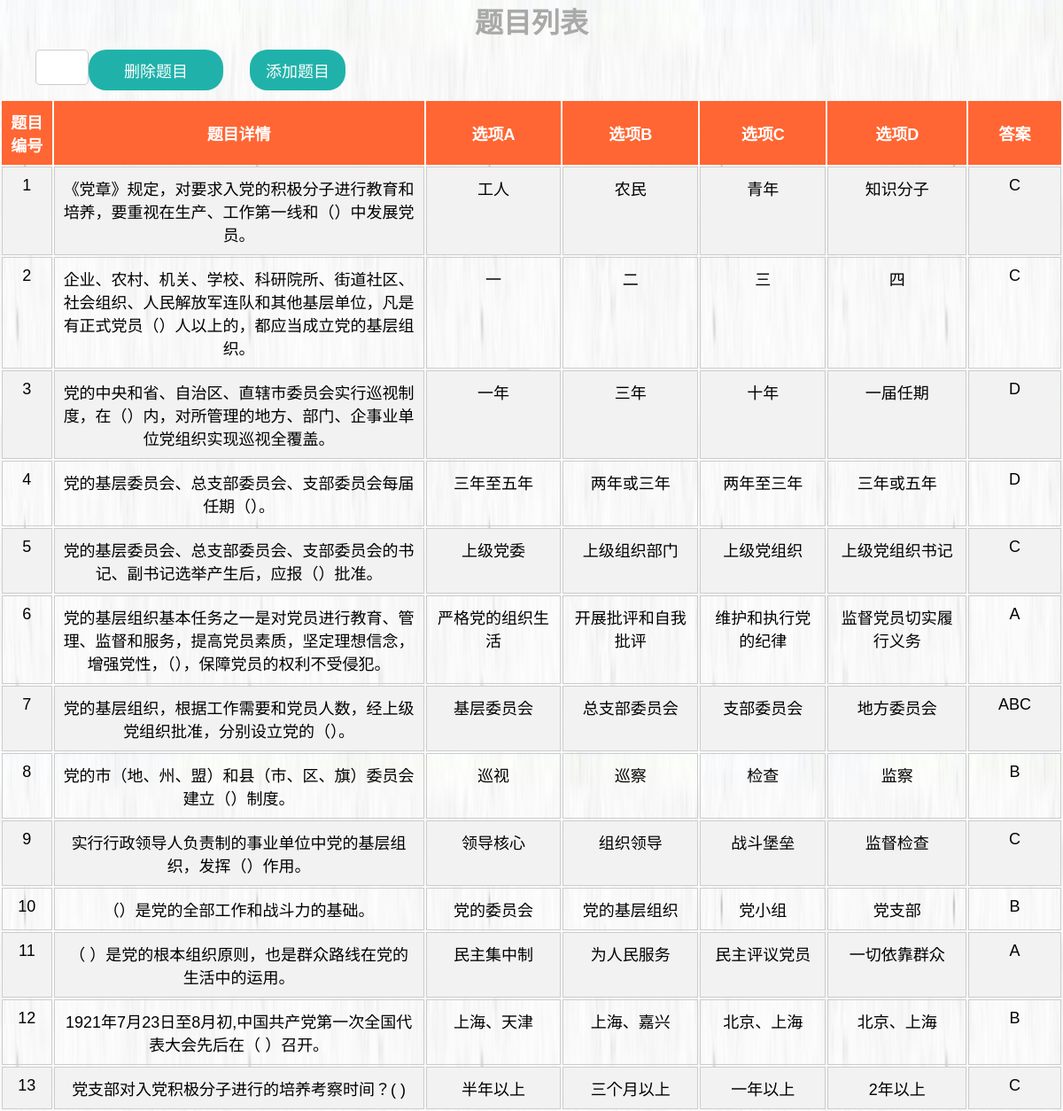
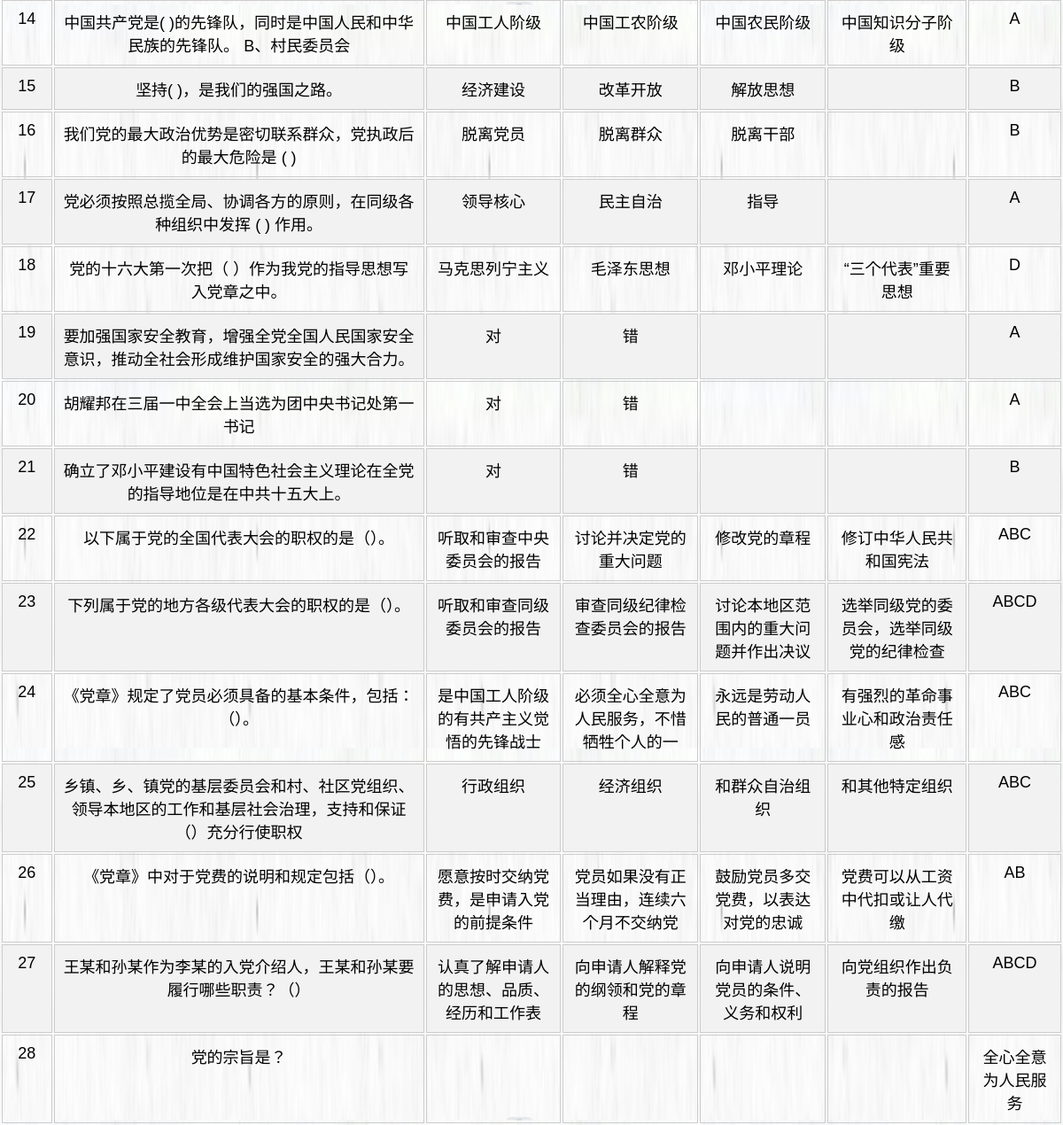
The page /PhpProject1/question/question.php on the database its author committed (2 pictures, top to bottom).
### tables this page shows
CREATE TABLE `question_bank` (
  `no` int(11) NOT NULL,
  `content` varchar(200) NOT NULL,
  `option1` varchar(20) NOT NULL,
  `option2` varchar(20) NOT NULL,
  `option3` varchar(20) NOT NULL,
  `option4` varchar(20) NOT NULL,
  `answer` varchar(20) NOT NULL
);

### PhpProject1/question/question.php (the view, shortened to what this page needs)
<?php
$servername = "localhost";
$username = "root";
$password = "";
$dbname = "sgm";
$conn = new mysqli($servername, $username, $password, $dbname);
$sql = "SELECT  * FROM question_bank order by no";
$result = $conn->query($sql);
?>
<!DOCTYPE html>
<html>
<head>
    <link rel="stylesheet" href="https://cdnjs.cloudflare.com/ajax/libs/sweetalert/1.1.3/sweetalert.min.css">
    <link rel="stylesheet" type="text/css" href="../style.css">
</head>
<body>
<h1 style="text-align: center;color: darkgray;">题目列表</h1>
<div >
<form action="question.php" method="post">
  <input type="text" name="delete-no" style="margin-left:40px; float: left;margin-top: 10px;">
  <input type="submit" value="删除题目" style="float:left; margin-left: 0;">
</form>
</div>
<div >
    <a href="../question/add_question.php" class="add-user" style="">添加题目</a>
</div>
    <div style="text-align: center">
    <table  style="text-align: center">
        <thead>
            <tr>
                <th>题目编号</th>
                <th>题目详情</th>
                <th>选项A</th>
                <th>选项B</th>
                <th>选项C</th>
                <th>选项D</th>
                <th>答案</th>
            </tr>
        </thead>
        <tbody >
            <?php while ($row = $result->fetch_assoc()): ?>
                <tr>
                    <td><?php echo $row["no"]; ?></td>
                    <td><?php echo $row["content"]; ?></td>
                    <td><?php echo $row["option1"]; ?></td>
                    <td><?php echo $row["option2"]; ?></td>
                    <td><?php echo $row["option3"]; ?></td>
                    <td><?php echo $row["option4"]; ?></td>
                    <td><?php echo $row["answer"]; ?></td>
                </tr>
            <?php endwhile; ?>
        </tbody>
    </table>
        </div>
</body>
</html>

### PhpProject1/style.css (style rules this page uses)
* { margin: 0; padding: 0; box-sizing: border-box; }
body { background-image: url('image/images.png'); }
body { background-color: #fff; font-family: "Microsoft YaHei", sans-serif; font-size: 16px; }
a { text-decoration: none; color: #666; }
table th { background-color: #ff6633; color: #fff; font-size: 18px; font-weight: bold; padding: 10px; }
table td { border: 1px solid #ccc; padding: 10px; vertical-align: top; font-size: 18px; color: black; }
table tr:nth-child(odd) { background-color: #f2f2f2; }

### PhpProject1/question/question.php (style rules this page uses)
.add-user { display: flex; flex-direction: column; align-items: center; background-color:rgb(32,178,170); color: #fff; border: 10px; padding: 10px 10px 10px 10px; margin: 10px 30px 10px 0px; border-radius: 20px; font-size: 18px; cursor: pointer; align-content: left; margin-left: 30px; width:9%; }
form input[type="submit"] { display: flex; flex-direction: column; align-items: center; background-color:rgb(32,178,170); color: #fff; border: 10px; padding: 10px 40px 10px 40px; margin: 10px 30px 10px 0px; border-radius: 20px; font-size: 18px; cursor: pointer; align-content: left; margin-left: 30px }
form input[type="text"] { width: 5%; padding: 10px; margin-bottom: 10px; border: 1px solid #ccc; border-radius: 5px; font-size: 16px; color: #333; }
body { background-image: url("../image/木白.png"); background-size: 100%; }

### rows shown on the page
question_bank: no "1", content "《党章》规定，对要求入党的积极分子进行教育和培养，要重视在生产、工作第一线和（）中发展党员。", option1 "工人", option2 "农民", option3 "青年", option4 "知识分子", answer "C"
question_bank: no "2", content "企业、农村、机关、学校、科研院所、街道社区、社会组织、人民解放军连队和其他基层单位，凡是有正式党员（）人以上的，都应当成立党的基层组织。", option1 "一", option2 "二", option3 "三", option4 "四", answer "C"
question_bank: no "3", content "党的中央和省、自治区、直辖市委员会实行巡视制度，在（）内，对所管理的地方、部门、企事业单位党组织实现巡视全覆盖。", option1 "一年", option2 "三年", option3 "十年", option4 "一届任期", answer "D"
question_bank: no "4", content "党的基层委员会、总支部委员会、支部委员会每届任期（）。", option1 "三年至五年", option2 "两年或三年", option3 "两年至三年", option4 "三年或五年", answer "D"
question_bank: no "5", content "党的基层委员会、总支部委员会、支部委员会的书记、副书记选举产生后，应报（）批准。", option1 "上级党委", option2 "上级组织部门", option3 "上级党组织", option4 "上级党组织书记", answer "C"
question_bank: no "6", content "党的基层组织基本任务之一是对党员进行教育、管理、监督和服务，提高党员素质，坚定理想信念，增强党性，（），保障党员的权利不受侵犯。", option1 "严格党的组织生活", option2 "开展批评和自我批评", option3 "维护和执行党的纪律", option4 "监督党员切实履行义务", answer "A"
question_bank: no "7", content "党的基层组织，根据工作需要和党员人数，经上级党组织批准，分别设立党的（）。", option1 "基层委员会", option2 "总支部委员会", option3 "支部委员会", option4 "地方委员会", answer "ABC"
question_bank: no "8", content "党的市（地、州、盟）和县（市、区、旗）委员会建立（）制度。", option1 "巡视", option2 "巡察", option3 "检查", option4 "监察", answer "B"
question_bank: no "9", content "实行行政领导人负责制的事业单位中党的基层组织，发挥（）作用。", option1 "领导核心", option2 "组织领导", option3 "战斗堡垒", option4 "监督检查", answer "C"
question_bank: no "10", content "（）是党的全部工作和战斗力的基础。", option1 "党的委员会", option2 "党的基层组织", option3 "党小组", option4 "党支部", answer "B"
question_bank: no "11", content "（ ）是党的根本组织原则，也是群众路线在党的生活中的运用。", option1 "民主集中制", option2 "为人民服务", option3 "民主评议党员", option4 "一切依靠群众", answer "A"
question_bank: no "12", content "1921年7月23日至8月初,中国共产党第一次全国代表大会先后在（ ）召开。", option1 "上海、天津", option2 "上海、嘉兴", option3 "北京、上海", option4 "北京、上海", answer "B"
question_bank: no "13", content "党支部对入党积极分子进行的培养考察时间？( )", option1 "半年以上", option2 "三个月以上", option3 "一年以上", option4 "2年以上", answer "C"
question_bank: no "14", content "中国共产党是( )的先锋队，同时是中国人民和中华民族的先锋队。 B、村民委员会", option1 "中国工人阶级", option2 "中国工农阶级", option3 "中国农民阶级", option4 "中国知识分子阶级", answer "A"
question_bank: no "15", content "坚持( )，是我们的强国之路。", option1 "经济建设", option2 "改革开放", option3 "解放思想", answer "B"
question_bank: no "16", content "我们党的最大政治优势是密切联系群众，党执政后的最大危险是 ( )", option1 "脱离党员", option2 "脱离群众", option3 "脱离干部", answer "B"
question_bank: no "17", content "党必须按照总揽全局、协调各方的原则，在同级各种组织中发挥 ( ) 作用。", option1 "领导核心", option2 "民主自治", option3 "指导", answer "A"
question_bank: no "18", content "党的十六大第一次把（ ）作为我党的指导思想写入党章之中。", option1 "马克思列宁主义", option2 "毛泽东思想", option3 "邓小平理论", option4 "“三个代表”重要思想", answer "D"
question_bank: no "19", content "要加强国家安全教育，增强全党全国人民国家安全意识，推动全社会形成维护国家安全的强大合力。", option1 "对", option2 "错", answer "A"
question_bank: no "20", content "胡耀邦在三届一中全会上当选为团中央书记处第一书记", option1 "对", option2 "错", answer "A"
question_bank: no "21", content "确立了邓小平建设有中国特色社会主义理论在全党的指导地位是在中共十五大上。", option1 "对", option2 "错", answer "B"
question_bank: no "22", content "以下属于党的全国代表大会的职权的是（）。", option1 "听取和审查中央委员会的报告", option2 "讨论并决定党的重大问题", option3 "修改党的章程", option4 "修订中华人民共和国宪法", answer "ABC"
question_bank: no "23", content "下列属于党的地方各级代表大会的职权的是（）。", option1 "听取和审查同级委员会的报告", option2 "审查同级纪律检查委员会的报告", option3 "讨论本地区范围内的重大问题并作出决议", option4 "选举同级党的委员会，选举同级党的纪律检查", answer "ABCD"
question_bank: no "24", content "《党章》规定了党员必须具备的基本条件，包括：（）。", option1 "是中国工人阶级的有共产主义觉悟的先锋战士", option2 "必须全心全意为人民服务，不惜牺牲个人的一", option3 "永远是劳动人民的普通一员", option4 "有强烈的革命事业心和政治责任感", answer "ABC"
question_bank: no "25", content "乡镇、乡、镇党的基层委员会和村、社区党组织、领导本地区的工作和基层社会治理，支持和保证（）充分行使职权", option1 "行政组织", option2 "经济组织", option3 "和群众自治组织", option4 "和其他特定组织", answer "ABC"
question_bank: no "26", content "《党章》中对于党费的说明和规定包括（）。", option1 "愿意按时交纳党费，是申请入党的前提条件", option2 "党员如果没有正当理由，连续六个月不交纳党", option3 "鼓励党员多交党费，以表达对党的忠诚", option4 "党费可以从工资中代扣或让人代缴", answer "AB"
question_bank: no "27", content "王某和孙某作为李某的入党介绍人，王某和孙某要履行哪些职责？（）", option1 "认真了解申请人的思想、品质、经历和工作表", option2 "向申请人解释党的纲领和党的章程", option3 "向申请人说明党员的条件、义务和权利", option4 "向党组织作出负责的报告", answer "ABCD"
question_bank: no "28", content "党的宗旨是？", answer "全心全意为人民服务"
